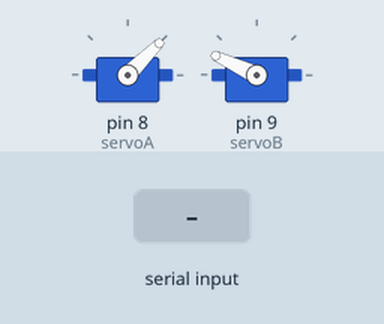
Recording of a sketch running on a simulated Arduino Uno, built with avr-gcc and run on an emulated ATmega328P. On the bench: 2 × servo. The inputs (shaded band) are chosen by the test bench. Random numbers use the default seed unless the sketch sets one; what the sketch prints to the serial monitor is not drawn.

Above: at 1.2 s.
1.3 s: "h" received over Serial
At 3.8 s:
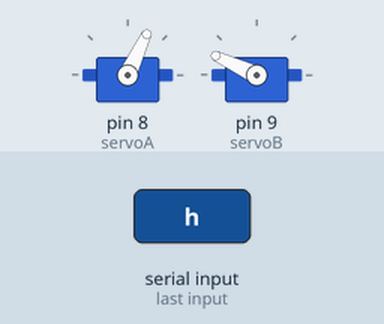
At 6.6 s:
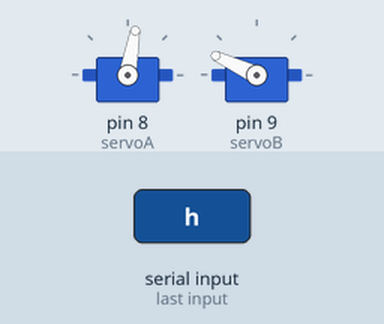
Timing chart, 0 to 23.6 s (numbered marks = the images above; inputs shaded):
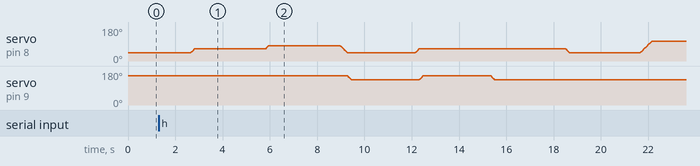

The sketch:

qkd_working.ino
```cpp
#include <Servo.h>
//#include <String>

int to_deg[6] = {45, 105, 80, 65, 155, 135}; //h is vertical/horizontal and d is diagonal

String Alice[4] = {"Ah0", "Ad0", "Ah1", "Ad1"};
String Bob[2] = {"Bh", "Bd"};

Servo servoA;
Servo servoB;
int lastA;
int lastB;
int degree = 0;
String message="";
String key = "";
String binaryMessage="";
String aliceBases="";
String bobBases="";
int a;
int b;

void setup() {
  // put your setup code here, to run once:
  Serial.begin(9600);

  servoA.attach(8);
  servoB.attach(9);

  servoA.write(45);
  servoB.write(155);

  lastA = 45;
  lastB = 155;

  message = "cat";
  binaryMessage = "010000110100000101010100";
  key = "110110001001001101110100";
  aliceBases = "dhhddhdhhhhddhddhdhhdhhd";
  bobBases = "hhdhdddhhdhhdhddhhdhddhd";
}

void writeToB(int degree) {
  Serial.println(degree);
  if (degree < lastB){
    for (int pos = lastB; pos >= degree; pos -= 1) { // goes backwards
    // in steps of 1 degree
      servoB.write(pos);
      delay(8);                       // waits 15ms for the servo to reach the position
    }
  }
  else {
    for (int pos = lastB; pos <= degree; pos += 1) { // goes forwards
    // in steps of 1 degree
      servoB.write(pos);
      delay(8);                       // waits 15ms for the servo to reach the position
    }
  }
  lastB = degree;
}

void writeToA(int degree) {
  Serial.println(degree);
  if (degree < lastA){
    for (int pos = lastA; pos >= degree; pos -= 1) { // goes backwards
    // in steps of 1 degree
      servoA.write(pos);              // tell servo to go to position in variable 'pos'
      //servoB.write(pos);
      delay(8);                       // waits 15ms for the servo to reach the position
    }
  }
  else {
    for (int pos = lastA; pos <= degree; pos += 1) { // goes forwards
    // in steps of 1 degree
      servoA.write(pos);              // tell servo to go to position in variable 'pos'
      //servoB.write(pos);
      delay(8);                       // waits 15ms for the servo to reach the position
    }
  }
  lastA = degree;
}

void loop() {

  String hang = "";
  Serial.print("Press a key to begin:");
  while (hang == "") {
    while (Serial.available() == 0) {
    }
    hang = Serial.readString();
  }

  // put your main code here, to run repeatedly:
  Serial.print("enter a lowercase message to send.");
  while (message == "") {
    while (Serial.available() == 0) {
    }
    message = Serial.readString();
  }
  //convert the message to binary
  binaryConverter(message);
  //make a key 2 times the length of the message (to account for lost numbers when choosing wrong basis)
  for(int i =0; i<2*binaryMessage.length(); i++)
  {
    key+= String(random(0,2));
  }
  Serial.println("message in binary:" + binaryMessage);
  Serial.println("randomly generated key:" + key);
  Serial.print("enter bases for Alice, at least of length " +String(key.length())+ ", using  'd' and 'h').");
  while (aliceBases == "") {
    while (Serial.available() == 0) {
    }
    aliceBases = Serial.readString();
  }
  Serial.print("enter bases for Bob, at least of length " +String(key.length())+ ", using  'd' and 'h').");
  while (bobBases == "") {
    while (Serial.available() == 0) {
    }
    bobBases = Serial.readString();
  }
  for(int i=0; i<key.length(); i++)
  {
    Serial.print(i); Serial.print("/"); Serial.println(key.length());
    if(aliceBases.charAt(i)=='h')
    {
      a = 0;
    }
    if(aliceBases.charAt(i)=='d')
    {
      a = 1;
    }
    if(key.charAt(i)=='1')
    {
      a += 2;
    }
    if(bobBases.charAt(i)=='h')
    {
      b = 0;
    }
    if(bobBases.charAt(i)=='d')
    {
      b = 1;
    }

    long int starttime = millis();

    String aGoTo = Alice[a];
    int aDegree = to_deg[a];
    Serial.print(aGoTo);
    Serial.print(": ");
    Serial.print(a); Serial.print("Degree:");
    writeToA(aDegree);

    String bGoTo = Bob[b];
    int bDegree = to_deg[b+4];
    Serial.print(bGoTo);
    Serial.print(": ");
    Serial.print(b+4); Serial.print("Degree:");
    writeToB(bDegree);

    long int endtime = millis();

    long int duration = endtime - starttime;

    Serial.print("Duration of rotation:");
    Serial.println(duration);

    if(duration < 670) {
      delay(670-duration);
    }

    delay(2500);

    long int realduration = millis() - starttime;

    Serial.print("Actual duration of process:");
    Serial.println(realduration);
  }
  message="";
  aliceBases="";
  bobBases="";
  binaryMessage="";
  key="";
}
//Write to Quantum Qey Qistribution

void binaryConverter(String input){

  for(int i=0;i<input.length();i++)
  {

    switch( input.charAt(i) ){

      case ' ':
      binaryMessage += "00100000";
      break;
      case 'a':
      binaryMessage += "01100001";
      break;
      case 'b':
      binaryMessage += "01100010";
      break;
      case 'c':
      binaryMessage += "01100011";
      break;
      case 'd':
      binaryMessage += "01100100";
      break;
      case 'e':
      binaryMessage += "01100101";
      break;
      case 'f':
      binaryMessage += "01100110";
      break;
      case 'g':
      binaryMessage += "01100111";
      break;
      case 'h':
      binaryMessage += "01101000";
      break;
      case 'i':
      binaryMessage += "01101001";
      break;
      case 'j':
      binaryMessage += "01101010";
      break;
      case 'k':
      binaryMessage += "01101011";
      break;
      case 'l':
      binaryMessage += "01101100";
      break;
      case 'm':
      binaryMessage += "01101101";
      break;
      case 'n':
      binaryMessage += "01101110";
      break;
      case 'o':
      binaryMessage += "01101111";
      break;
      case 'p':
      binaryMessage += "01110000";
      break;
      case 'q':
      binaryMessage += "01110001";
      break;
      case 'r':
      binaryMessage += "01110010";
      break;
      case 's':
      binaryMessage += "01110011";
      break;
      case 't':
      binaryMessage += "01110100";
      break;
      case 'u':
      binaryMessage += "01110101";
      break;
      case 'v':
      binaryMessage += "01110110";
      break;
      case 'w':
      binaryMessage += "01110111";
      break;
      case 'x':
      binaryMessage += "01111000";
      break;
      case 'y':
      binaryMessage += "01111001";
      break;
      case 'z':
      binaryMessage += "01111010";
      break;

      default:
      break;
    }
  }
}
```
